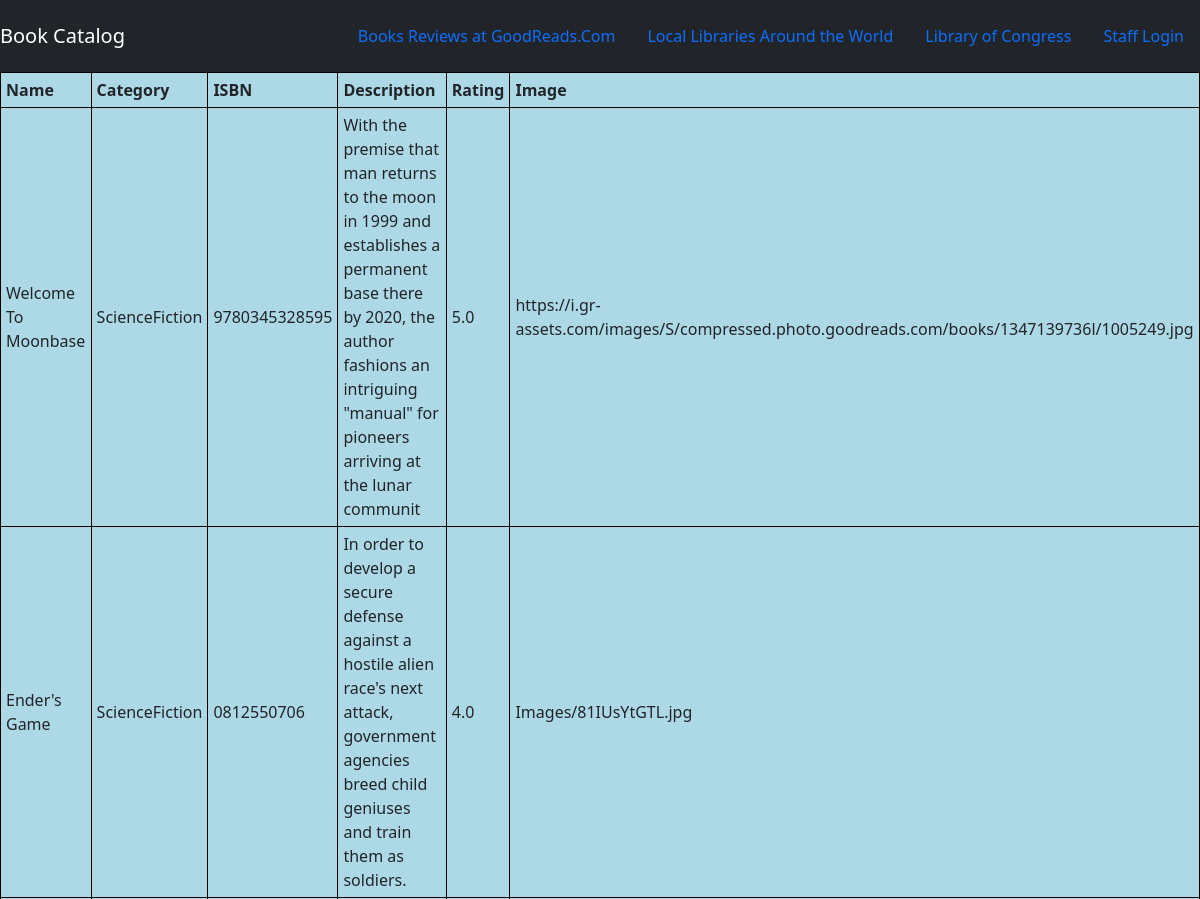
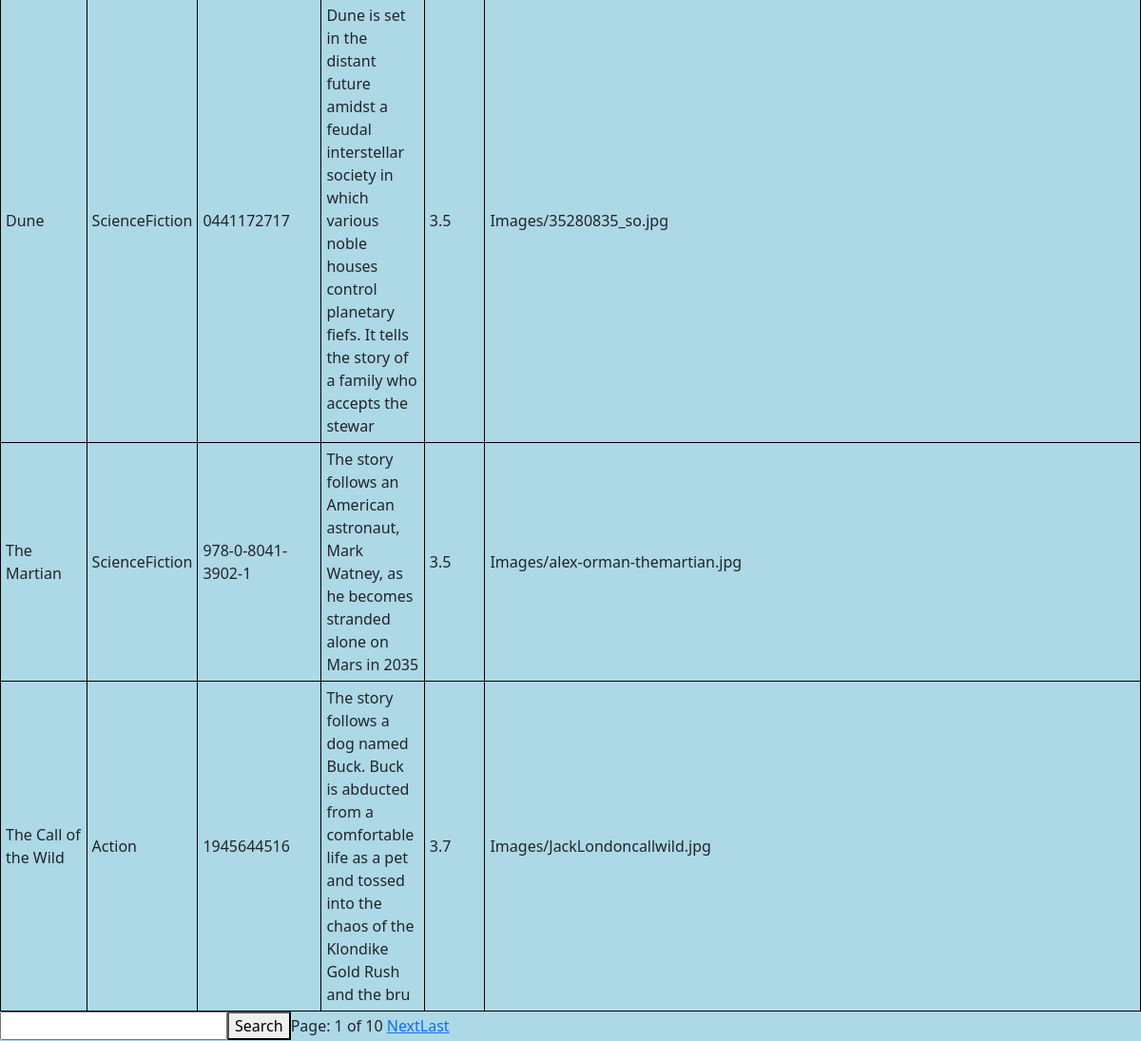
The page /booklist/ on the database its author committed (2 pictures, top to bottom).
### CS3620_BookApp/models.py (models this page shows, shortened)
class BookData(models.Model):
    Book_Name = models.CharField(max_length=200)
    Book_Category = models.CharField(max_length=200)
    Book_ISBN = models.CharField(max_length=100)
    Book_Description = models.CharField(max_length=200)
    Book_Rating = models.FloatField()
    Book_Image = models.ImageField(upload_to='Images')

### CS3620_BookApp/views.py (the view)
# urls.py: path('booklist/', views.booklist, name="booklist"),
def booklist(request):
    book_object = BookData.objects.all()
    Book_Category = request.GET.get('Book_Category')
    if Book_Category != '' and Book_Category is not None:
        book_object = book_object.filter(name__icontains=Book_Category)
    paginator = Paginator(book_object, 5)
    page = request.GET.get('page')
    book_object = paginator.get_page(page)
    return render(request, 'CS3620_BookApp/BookList.html', {'book_object': book_object})

### CS3620_BookApp/Templates/CS3620_BookApp/BookList.html (shortened to what this page needs)
{% extends 'CS3620_BookApp/Base.html' %}
{% block body %}
<table border = "1">
        <tr border = "1">
            <th>Name</th>
            <th>Category</th>
            <th>ISBN</th>
            <th>Description</th>
            <th>Rating</th>
            <th>Image</th>
    </tr>
{% for book_item in book_object %}
    <tr>
        <td>{{book_item.Book_Name}}</td>
        <td>{{book_item.Book_Category}}</td>
        <td>{{book_item.Book_ISBN}}</td>
        <td>{{book_item.Book_Description}}</td>
        <td>{{book_item.Book_Rating}}</td>
        <td>{{book_item.Book_Image}}</td>
    </tr>
{% endfor %}
</table>
<table>
    <form action="" method="GET">
    <input type="search" name="Book_Category">
    <button type="submit">Search</button>
</form>
<tr>
{% if book_object.has_next %}
    <a href="?page={{ book_object.next_page_number}}">Next</a>
    <a href="?page={{ book_object.paginator.num_pages}}">Last</a>
{% endif %}
</table>
{% endblock %}

### CS3620_BookApp/Templates/CS3620_BookApp/Base.html (shortened to what this page needs)
{% load static %}
<!DOCTYPE html>
<html lang="en">
<head>
<link href="https://cdn.jsdelivr.net/npm/bootstrap@5.1.3/dist/css/bootstrap.min.css" rel="stylesheet">
<link rel="stylesheet" href="{% static 'CS3620_BookApp/Style.css' %}">
</head>
<body>
<nav class="navbar navbar-dark bg-dark">
    <a href="{% url 'booklist' %}" class="navbar-brand">Book Catalog</a>
    <div class = "navbar">
        <a href="https://www.goodreads.com/" class="nav-item nav-link" target="_blank">Books Reviews at GoodReads.Com</a>
        <a href="https://www.worldcat.org/libraries" class="nav-item nav-link" target="_blank">Local Libraries Around the World</a>
        <a href="https://www.loc.gov/" class="nav-item nav-link" target="_blank">Library of Congress</a>
        <a href="{% url 'add_new_book' %}" class="nav-item nav-link">Staff Login</a>
    </div>
</nav>
{% block body%}
{% endblock %}
</body>
</html>

### CS3620_BookApp/Static/CS3620_BookApp/Style.css (style rules this page uses)
body { background-color : lightblue; }
table, th, td, tr { border: 1px solid black; padding-top: 5px; padding-right: 5px; padding-bottom: 5px; padding-left: 5px; }

### rows shown on the page
BookData: Book_Name "Welcome To Moonbase", Book_Category "ScienceFiction", Book_ISBN "9780345328595", Book_Description "With the premise that man returns to the moon in 1999 and establishes a permanent base there by 2020, the author fashions an intriguing \"manual\" for pioneers arriving at the lunar communit", Book_Rating "5.0", Book_Image "https://i.gr-assets.com/images/S/compressed.photo.goodreads.com/books/1347139736l/1005249.jpg"
BookData: Book_Name "Ender's Game", Book_Category "ScienceFiction", Book_ISBN "0812550706", Book_Description "In order to develop a secure defense against a hostile alien race's next attack, government agencies breed child geniuses and train them as soldiers.", Book_Rating "4.0", Book_Image "Images/81IUsYtGTL.jpg"
BookData: Book_Name "Dune", Book_Category "ScienceFiction", Book_ISBN "0441172717", Book_Description "Dune is set in the distant future amidst a feudal interstellar society in which various noble houses control planetary fiefs. It tells the story of a family who accepts the stewar", Book_Rating "3.5", Book_Image "Images/35280835_so.jpg"
BookData: Book_Name "The Martian", Book_Category "ScienceFiction", Book_ISBN "978-0-8041-3902-1", Book_Description "The story follows an American astronaut, Mark Watney, as he becomes stranded alone on Mars in 2035", Book_Rating "3.5", Book_Image "Images/alex-orman-themartian.jpg"
BookData: Book_Name "The Call of the Wild", Book_Category "Action", Book_ISBN "1945644516", Book_Description "The story follows a dog named Buck. Buck is abducted from a comfortable life as a pet and tossed into the chaos of the Klondike Gold Rush and the bru", Book_Rating "3.7", Book_Image "Images/JackLondoncallwild.jpg"
